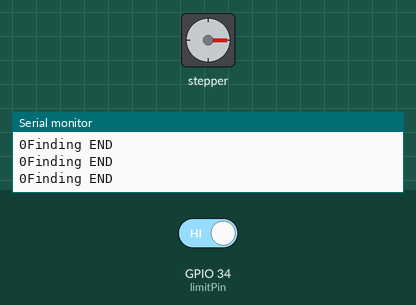
Simulated run of this sketch. Board: ESP32. Shown: stepper motor, the last lines printed to the serial monitor. The inputs (shaded band) are chosen by the test bench; at power-on: GPIO 34 (limitPin) HIGH. Stepper angles assume 1000 steps per turn.

Above: at 0.8 s.
0.9 s: GPIO 34 (limitPin) driven LOW
At 4.7 s:
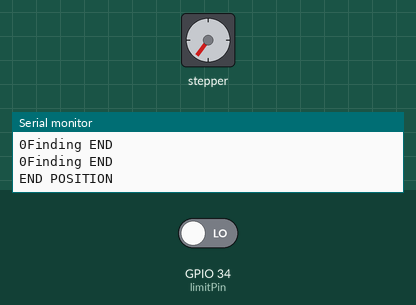
Timing chart, 0 to 6.4 s (numbered marks = the images above; inputs shaded):
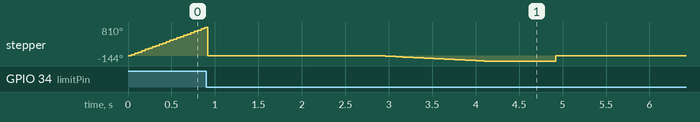

The sketch:

Fan_Homing_test.ino
```cpp
#include<MobaTools.h>
#define stepPin 25
#define dirPin 26
#define limitPin 34

const int stepsPerRev = 1000;
const long  targetPos = 600;
long nextPos;
MoToStepper myStepper ( stepsPerRev, STEPDIR );
MoToTimer stepperPause;                    // Pause between stepper moves
bool stepperRunning;
bool movingForward;
bool clothDetected;
int count = 0;
int limit_count = 0;

bool limswitch = 0;

int hOme = 0;
int pos = 0;
int sTart = 0;

void setup() {
  pinMode(limitPin, INPUT_PULLUP);
  myStepper.attach( stepPin, dirPin );
  Serial.begin (115200);
  stepperRunning = true;
  movingForward = true;
  clothDetected = false;


  pinMode(limitPin, INPUT_PULLUP);
  homing();
}

void homing() {
  myStepper.setSpeed(1500);
  while (digitalRead(limitPin) == HIGH && limit_count == 0) {
    myStepper.rotate(1);
    Serial.print(limswitch);
    Serial.println("Finding END");
  }

  if (digitalRead(limitPin) != HIGH && limit_count == 0) {
    myStepper.stop();
    Serial.println("END POSITION");
    limit_count += 1;
    limswitch = HIGH;
    hOme = 1;
  }
  myStepper.setZero();
  delay(2000);
  myStepper.setSpeed(200); myStepper.moveTo(-400);
  limswitch = LOW;
  delay(2000);
  while (digitalRead(limitPin) == HIGH && limit_count == 1) {
    myStepper.rotate(1);
    Serial.print(limswitch);
    Serial.println("Finding END2");
  }
  if (digitalRead(limitPin) != HIGH && limit_count == 1) {
    myStepper.stop();
    Serial.println("END POSITION2");
    limit_count += 1;
    limswitch = HIGH;
    hOme = 2;
  }
  Serial.print("limit_count:"); Serial.println(limit_count);
  Serial.print("limswitch:"); Serial.println(limswitch);
  Serial.print("hOme:"); Serial.println(hOme);
  Serial.print("POS:"); Serial.println(pos);
  myStepper.setZero();
  delay(2000);
}

void loop() {}
```
